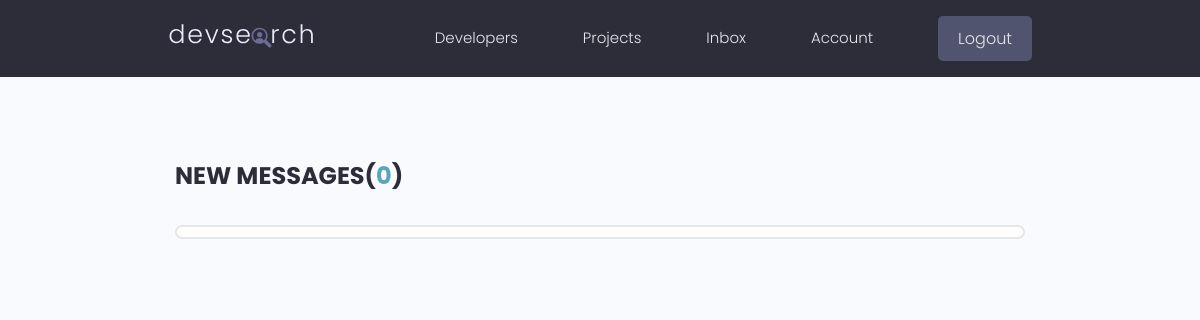
The app's page /inbox/ (signed in), older data.
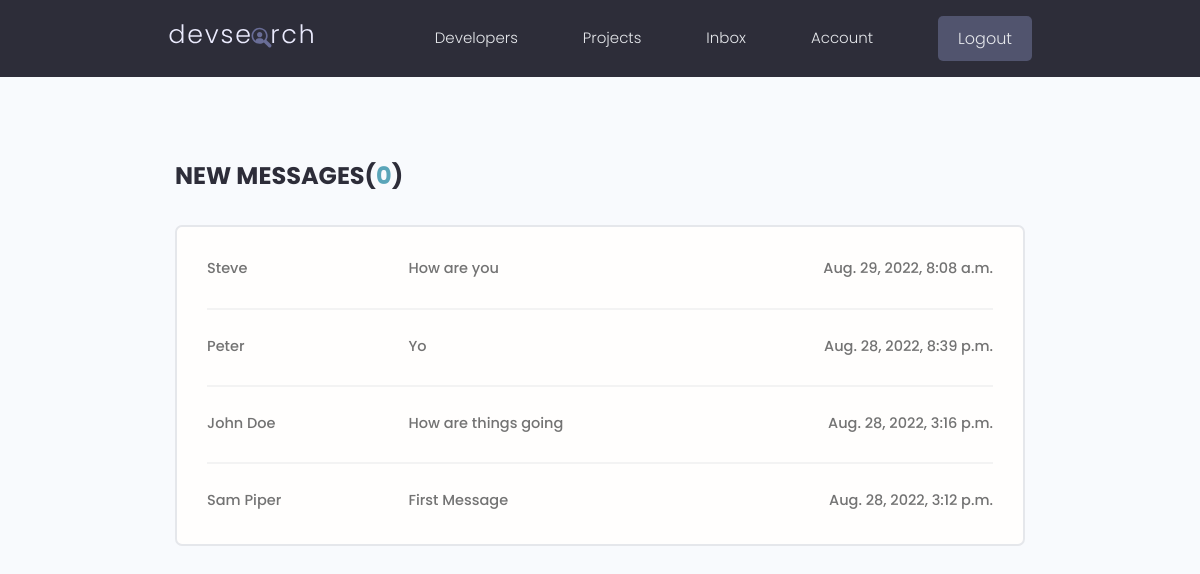
The same page, newer data.
### users/models.py (models this page shows, shortened)
class Message(models.Model):
    sender = models.ForeignKey(Profile, on_delete=models.SET_NULL, null=True)
    recipient = models.ForeignKey(Profile, on_delete=models.SET_NULL, null=True, related_name="messages")
    name = models.CharField(max_length=200, null=True, blank=True)
    email = models.EmailField(max_length=200, null=True, blank=True)
    subject = models.CharField(max_length=200, null=True, blank=True)
    body = models.TextField()
    is_read = models.BooleanField(default=False, null=True)
    created = models.DateTimeField(auto_now_add=True)
    id = models.UUIDField(default=uuid.uuid4, unique=True,
                         primary_key=True, editable=False)
    class Meta:
        ordering = ['is_read', '-created']

### users/views.py (the view)
# urls.py: path('inbox/', views.inbox, name="inbox"),
@login_required(login_url='login')
def inbox(request):
    profile = request.user.profile
    messageRequests = profile.messages.all()
    unreadCount = messageRequests.filter(is_read=False).count()
    context = {'messageRequests': messageRequests, 'unreadCount': unreadCount}
    return render(request, 'users/inbox.html', context)

### users/templates/users/inbox.html
{% extends 'main.html' %}
{% block content %}
  <main class="inbox my-xl">
    <div class="content-box">
      <h3 class="inbox__title">New Messages(<span>{{unreadCount}}</span>)</h3>
      <ul class="messages">
        {% for message in messageRequests %}
        {% if message.is_read == False %}
        <li class="message message--unread">
          {% else %}
        <li class="message">
        {% endif %}
          <a href="{% url 'message' message.id %}">
            <span class="message__author">{{message.name}}</span>
            <span class="message__subject">{{message.subject}}</span>
            <span class="message__date">{{message.created}}</span>
          </a>
        </li>
        {% endfor %}
      </ul>
    </div>
  </main>
{% endblock content %}

Row changes from the older to the newer data that the page shows:
added Message: name "Steve", subject "How are you", created "Aug. 29, 2022, 8:08 a.m."
added Message: name "Peter", subject "Yo", created "Aug. 28, 2022, 8:39 p.m."
added Message: name "John Doe", subject "How are things going", created "Aug. 28, 2022, 3:16 p.m."
added Message: name "Sam Piper", subject "First Message", created "Aug. 28, 2022, 3:12 p.m."
